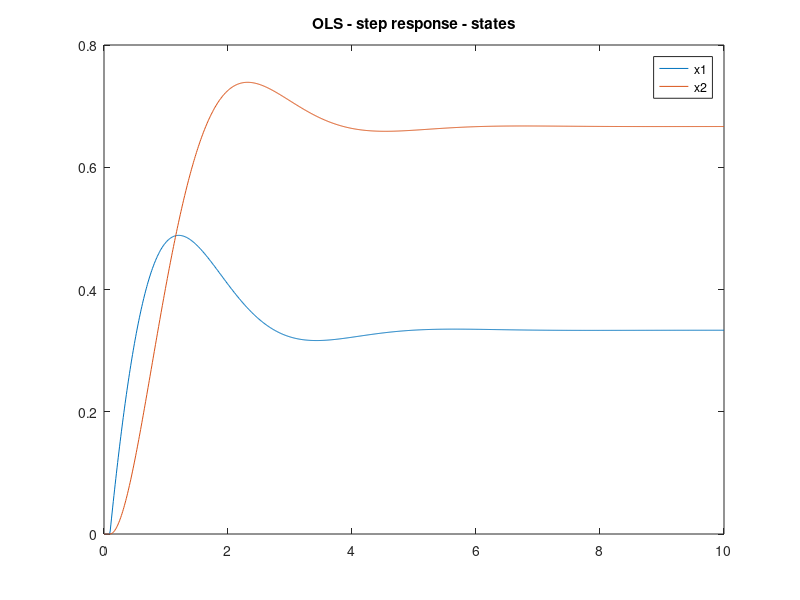
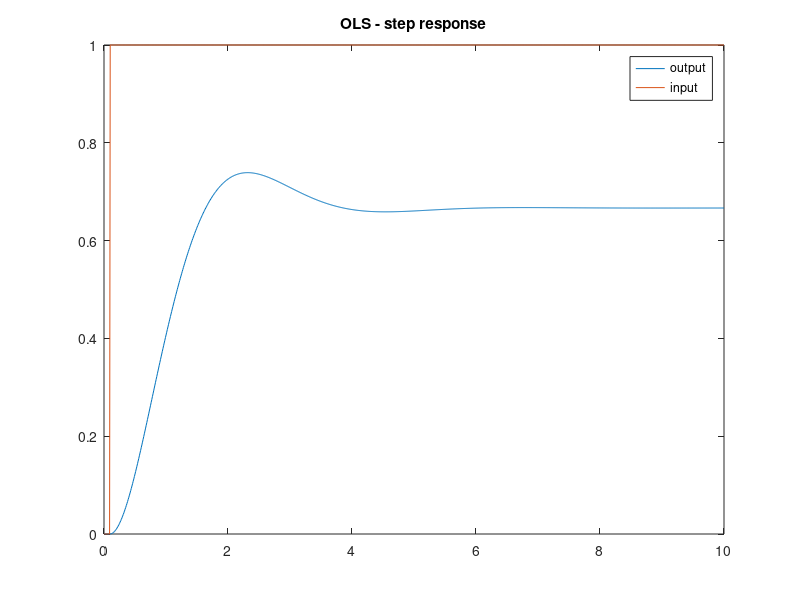
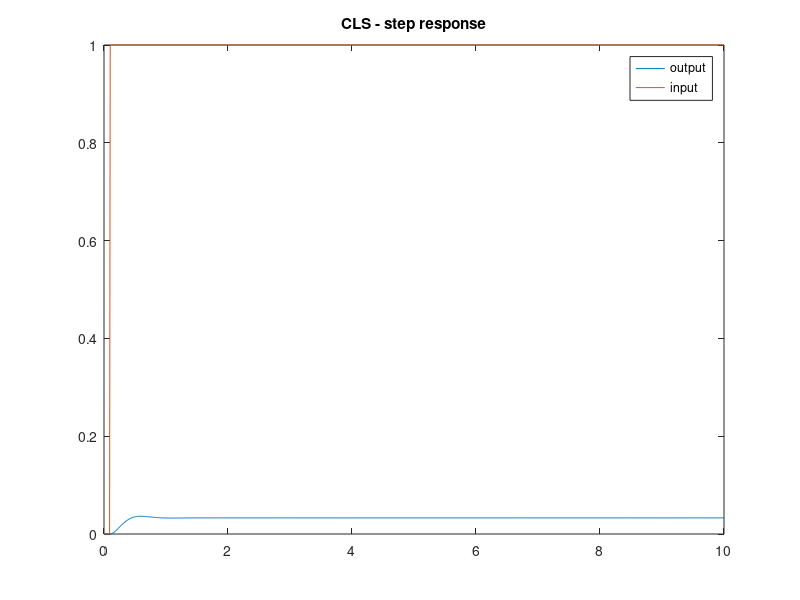

Write MATLAB code to recreate these figures, in order.
% state space exercise
clear; close; clc;

% state matrices
A = [-1 -1; 2 -1];
B = [1; 0];
C = [0 1];
D = 0;

% eigenvalues
eig(A)

% time vector
t = linspace(0,10,1000);

% building input step signal
signal = zeros(1,length(t));

for i = 1:length(signal)
    if i>10
        signal(i) = 1;
    end
end

% --------------------------------------------

% building open loop system (OLS)
OLS = ss(A,B,C,D);
[y,t,x] = lsim(OLS,signal,t);

% OLS states plot
figure;
plot(t,x(:,1));
hold;
plot(t,x(:,2));
legend('x1','x2');
title('OLS - step response - states');

% OLS step response plot
figure;
plot(t,y);
hold;
plot(t,signal);
legend('output','input');
title('OLS - step response');

% --------------------------------------------

% building closed Loop System (CLS)
% state feedback

% maximum (percent) overshoot
Mp = 0.1;
% peak time (sec)
tp = 0.5;

% damping ratio (razao amortecimento)
zeta = abs(log(Mp))/sqrt((pi^2)+(log(Mp)^2));
% natural frequence
wn = pi/(tp*sqrt(1-zeta^2));
% real part of the system poles
sigma_i = wn*zeta;
% imaginary part of the system poles
wi = sqrt((wn^2)-(sigma_i^2));

% CLS desired eigenvalues
eig_cls = [(-1*sigma_i+1j*wi) (-1*sigma_i-1j*wi)];
% state feedback gain matrix
K = acker(A,B,eig_cls);

% CLS matrices
ABk = A-B*K;
eig(ABk)
CLS = ss(ABk,B,(C-D*K),D);
[y1,t,x1] = lsim(CLS,signal,t);

% OLS step response plot
figure;
plot(t,y1);
hold;
plot(t,signal);
legend('output','input');
title('CLS - step response');

% --------------------------------------------

% complete order observer (COO)
% dual system
Ad = A';
Bd = C';
Cd = B';

% COO desired eigenvalues
eig_observer = [-10 -10];
Kd = acker(Ad,Bd,eig_observer);
L = Kd';

% --------------------------------------------

% augmented system - integral control (IC)
Abar = [A zeros(2,1); -C 0];
Bbar = [B; 0];

% augmented system desired eigenvalues
eig_aug_sys = [eig_cls -50];
Kbar = acker(Abar,Bbar,eig_aug_sys);
K1 = [Kbar(1) Kbar(2)];
Ke = - Kbar(3);
